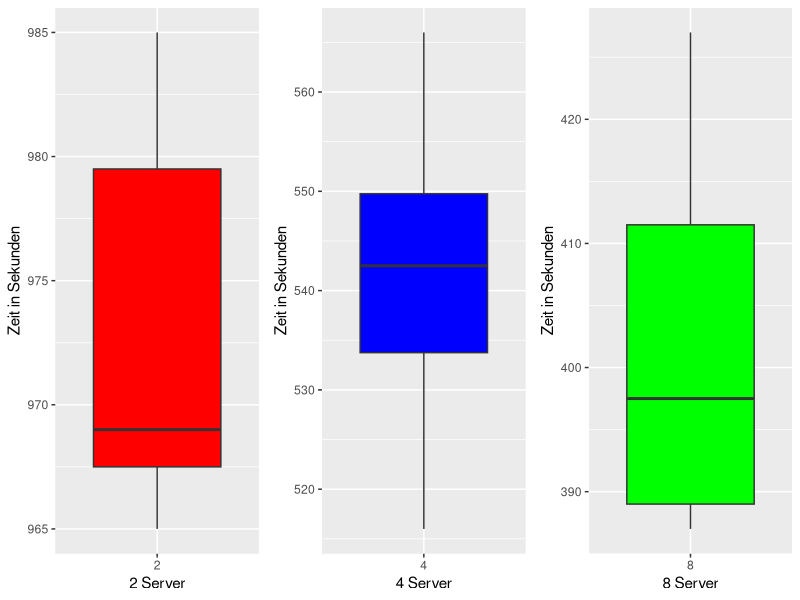
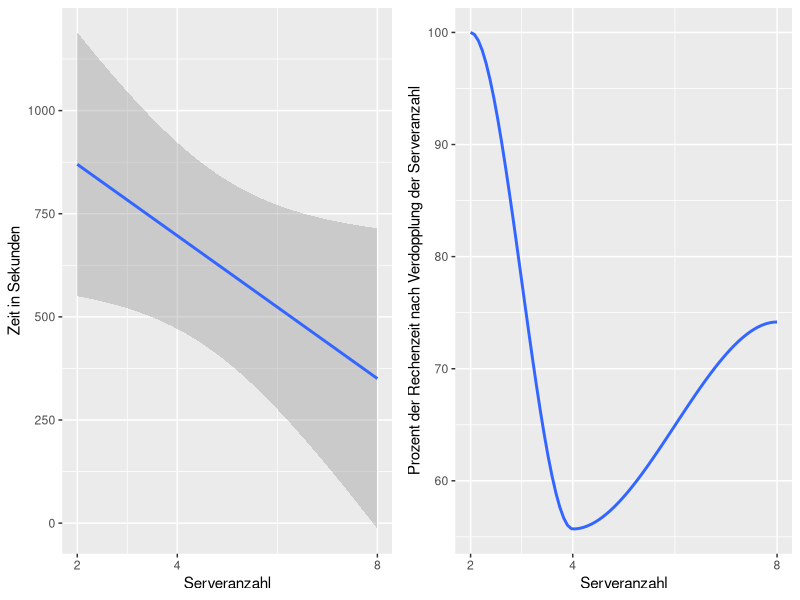

These charts were generated, in order, by the following R code:
## ---- chunk 1
knitr::opts_chunk$set(error=TRUE,        # Keep compiling upon error
                      collapse=TRUE,     # collapse by default
                      echo=TRUE,         # echo code by default
                      comment = "#>",    # change comment character
                      fig.width = 10,     # set figure width
                      out.width = "100%", # set width of displayed images
                      warning=TRUE,      # show R warnings
                      message=FALSE)     # show R messages
## ---- chunk 2
set.seed(42)
usepackage = function(p) 
{
  if (!is.element(p, installed.packages()[,1]))
    install.packages(p, dep = TRUE)
  require(p, character.only = TRUE)
}
usepackage('ggplot2')
usepackage('tidyr')
usepackage('gridExtra')
## ---- chunk 3
data = read.csv('res/data.csv', header = TRUE, sep = ';')
df = data.frame(data)
df$count_servers = as.factor(df$count_servers)
gg2 = ggplot(
  data = subset(df, count_servers == 2),
  mapping = aes(
    x = count_servers,
    y = time
  )
)
gg2 = gg2 + geom_boxplot(fill = 'red')
gg2 = gg2 + xlab('2 Server') + ylab('Zeit in Sekunden')
gg4 = ggplot(
  data = subset(df, count_servers == 4),
  mapping = aes(
    x = count_servers,
    y = time
  )
)
gg4 = gg4 + geom_boxplot(fill = 'blue')
gg4 = gg4 + xlab('4 Server') + ylab('Zeit in Sekunden')
gg8 = ggplot(
  data = subset(df, count_servers == 8),
  mapping = aes(
    x = count_servers,
    y = time
  )
)
gg8 = gg8 + geom_boxplot(fill = 'green')
gg8 = gg8 + xlab('8 Server') + ylab('Zeit in Sekunden')
grid.arrange(gg2, gg4, gg8, ncol=3, nrow = 1)
## ---- chunk 4
m2 = round(mean(subset(df, count_servers == 2)$time), 0)
m4 = round(mean(subset(df, count_servers == 4)$time), 0)
m8 = round(mean(subset(df, count_servers == 8)$time), 0)
p2 = 100
p4 = round(m4 / m2 * 100, 2)
p8 = round(m8 / m4 * 100, 2)
m = c(m2, m4, m8)
p = c(p2, p4, p8)
s = c(2, 4, 8)
tdf = data.frame(count_servers = s, time = m, percent = p)
## ---- chunk 5
ggt = ggplot(
  data = tdf,
  mapping = aes(
    x = count_servers,
    y = time
  )
)
ggt = ggt + geom_smooth(formula = 'y ~ x', method = 'glm')
ggt = ggt + scale_x_continuous(breaks=c(2,4,8))
ggt = ggt + xlab('Serveranzahl') + ylab('Zeit in Sekunden')
ggp = ggplot(
  data = tdf,
  mapping = aes(
    x = count_servers,
    y = percent
  )
)
ggp = ggp + geom_smooth(formula = 'y ~ x', method = 'loess')
ggp = ggp + scale_x_continuous(breaks=c(2,4,8))
ggp = ggp + xlab('Serveranzahl') + ylab('Prozent der Rechenzeit nach Verdopplung der Serveranzahl')
grid.arrange(ggt, ggp, ncol=2, nrow = 1)
